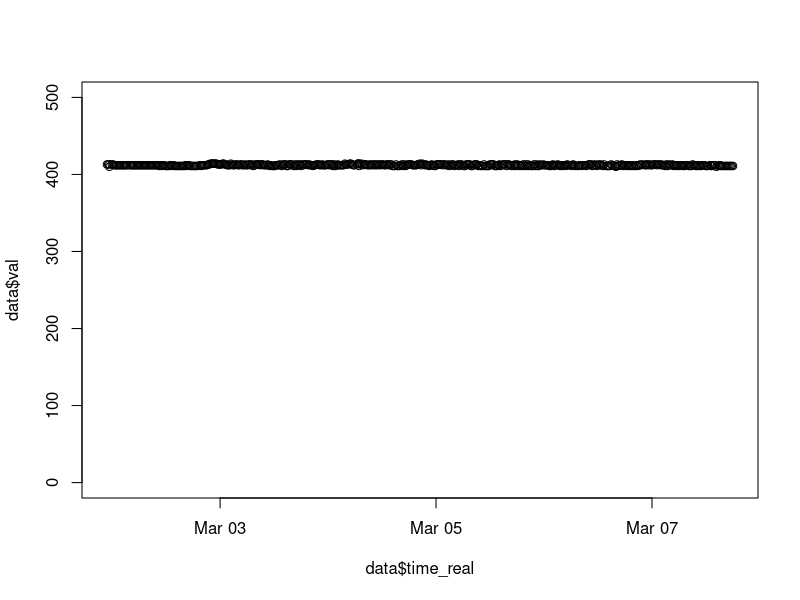
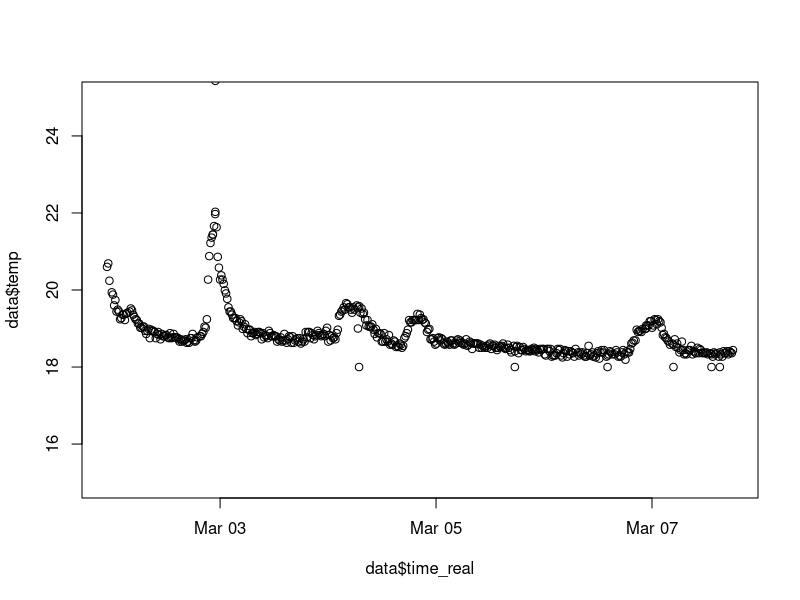
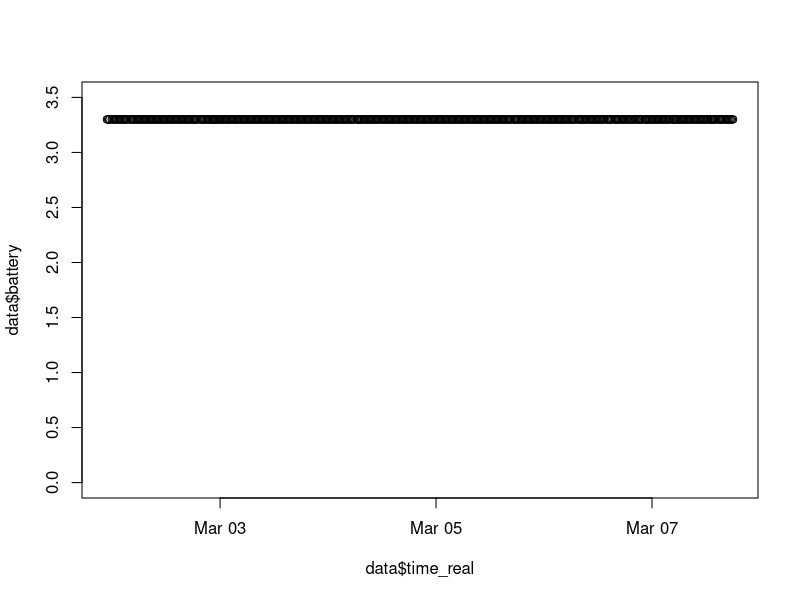
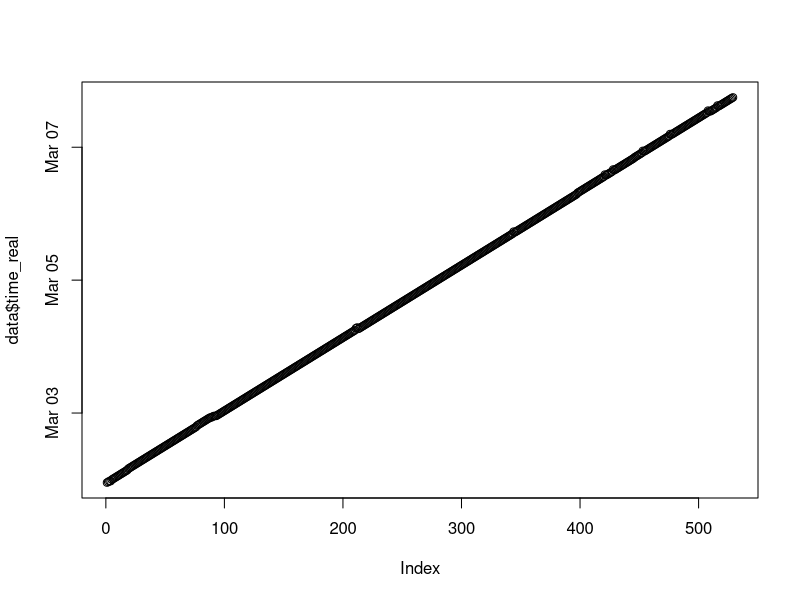
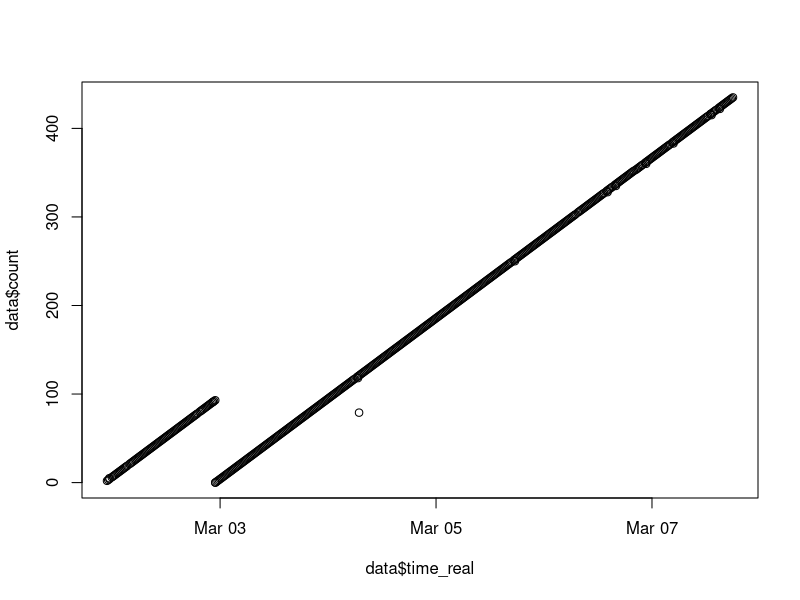

Here is the R script that generated these plots, in order: (Note: this script raises an error after producing the figures.)
Vref = 2.048 #ADC Voltage Reference
N = 16 #ADC Set to 16 bit resolution
LSB = ((2*Vref)/2^N) #Least Significant Bit (in volts)
PGA = 1 #Programmable Gain Amplifier (Set to 1)
L = 50 #Length of Linear Sensor

setwd("~/Documents/Projects/UAF/dendrometer/data/2017-03-07-testing/")
##--Load In Data--##
data = data.frame(read.csv("100_12.csv"))
#Sensor Address, Unix Time Stamp, ADC Value, Temperature, Battery Voltage, Excitation Voltage, Number of send attamps
names(data) <- c("sensor_num", "time", "val", "temp", "battery", "count") 
data$time_real = as.POSIXct(data$time, origin="1970-01-01") #Convert time to POSIX

plot(data$val~data$time_real, ylim=c(0,500))
plot(data$temp~data$time_real, ylim=c(15,25))
plot(data$battery~data$time_real, ylim=c(0, 3.5))
plot(data$time_real)
plot(data$count~data$time_real)







dateTime1 <- strptime("0:00 2016/1/01", format="%H:%M %Y/%m/%d", tz="America/Anchorage")
dateTime2 <- strptime("0:00 2017/12/01", format="%H:%M %Y/%m/%d", tz="America/Anchorage")
subSample <- data[data$time_real < dateTime2 & data$time_real > dateTime1, ]

subSample$Iv = subSample$val*(LSB/PGA) #Caluclate Input Voltage (Iv)
subSample$position = ((subSample$Iv/subSample$Ev)*L) #Calculate Position of Slider

subSample$change = subSample[,10] - subSample[1,10] #calculate the change in diameter of the tree
dataTrim = subSample[0:(nrow(subSample)-1),0:11]
par(
  cex = "1.1",
  cex.sub="0.8",
  lwd = "2"
  )
plot(
  change~time_real, 
  data = dataTrim, 
  main="Change in Diameter",
  sub="dendro_100.4",
  xlab="Time",
  ylab="Millimeters",
  type = "l"
  )


plot(subSample$Ev~subSample$time_real, type = "l", ylim=c(1, 2.2))
plot(subSample$temp~subSample$time_real, type = "l", ylim=c(-40, 0))
plot(subSample$batt_v~subSample$time_real, type = "l")
plot(subSample$time~subSample$time_real, type = "l")




plot(data$val)
plot(data$time_real[1:100],)
plot(n_at~time, data = data, main="n_at")
plot(val~time_real, data = dataTrim, main="val")
plot(Ev~time_real, data = dataTrim, main = "exciitation Voltage")

plot(temp~time_real, data=data, main="Temp")
plot(val~time_real, data = data, main="val")
plot(batt_v~time_real, data = data, main = "battery")


ggplot(BOD, aes(x=data$time, y=data$position)) + geom_line()

install.packages("ggplot2")
library("ggplot2", lib.loc="/Library/Frameworks/R.framework/Versions/3.1/Resources/library")
